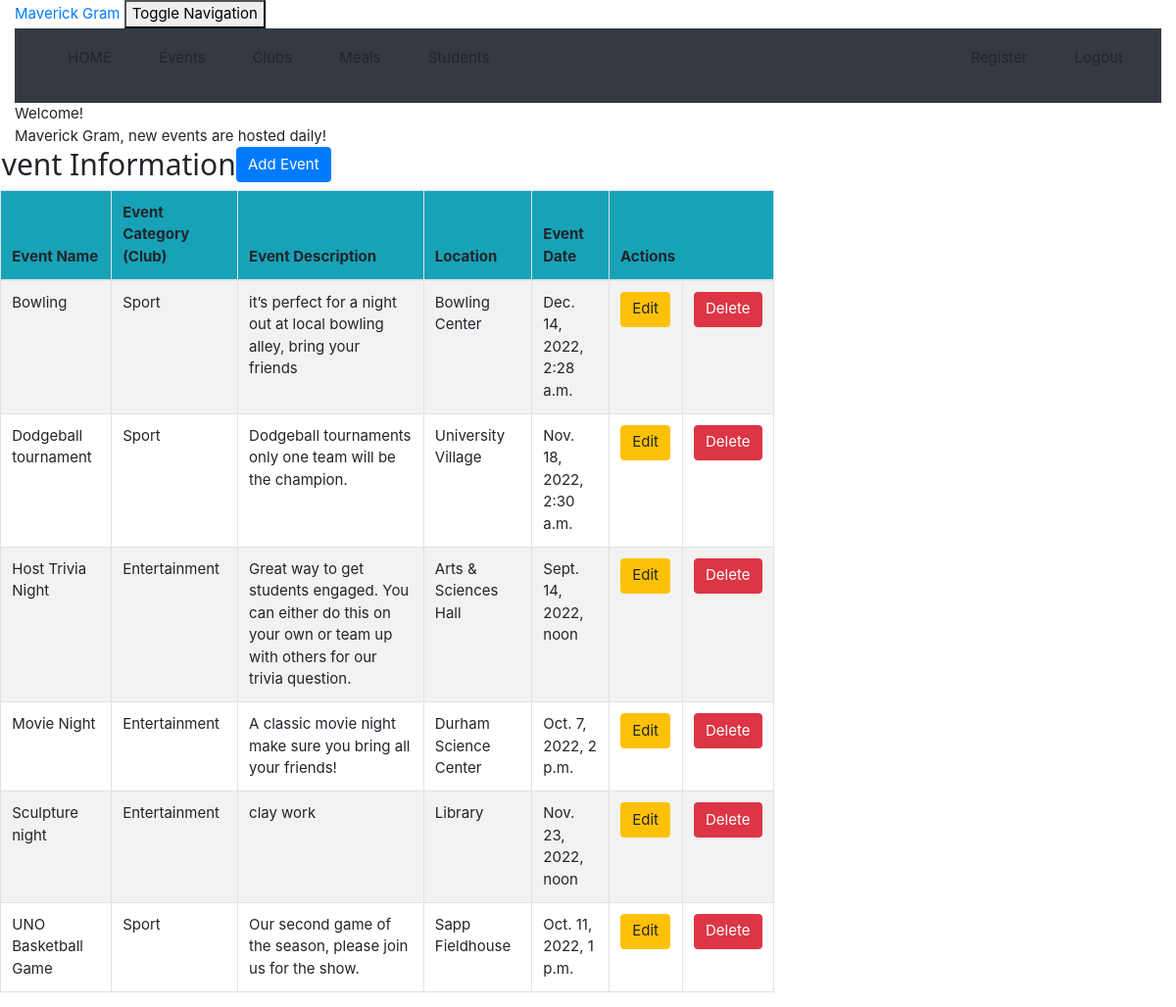
/event_list (signed in), run on the app's committed database.
### crm/models.py (models this page shows, shortened)
class Event(models.Model):
    Club = models.ForeignKey(Club, on_delete=models.CASCADE, related_name='clubs')
    event_name = models.CharField(max_length=50)
    event_category = models.CharField(max_length=100)
    description = models.TextField()
    location = models.CharField(max_length=200)
    event_date = models.DateTimeField(default=timezone.now)

### crm/views.py (the view)
# urls.py: path('event_list', views.event_list, name='event_list'),
@login_required
def event_list(request):
    event = Event.objects.filter()
    return render(request, 'crm/event_list.html',
                  {'events': event})

### crm/templates/crm/event_list.html (shortened to what this page needs)
<!DOCTYPE html>
{% extends 'crm/base.html' %}
{% block content %}
    {% load humanize %}
    <head>
    </head>
    <body class="bodylist">
    <div class="container">
        <div class="panel panel-primary">
            <div class="panel-heading">Welcome!</div>
            <div class="panel-body">
                Maverick Gram, new  events are hosted daily!
            </div>
        </div>
    </div>
    <div class="row">
        <h2>Event Information</h2>
        <td>  <a href="http://127.0.0.1:8000/admin/crm/event/add/"><span
                class="btn btn-primary">Add Event</span></a></td>
    </div>
    <div>
        <table class="table table-striped table-bordered table-hover w-auto">
            <thead>
            <tr class="bg-info">
                <th>Event Name</th>
                <th>Event Category (Club)</th>
                <th>Event Description</th>
                <th>Location</th>
                <th>Event Date</th>
                <th colspan="2">Actions</th>
            </tr>
            </thead>
            <tbody>
            {% for event in events %}
                <tr>
                    <td>{{ event.event_name }}</td>
                    <td>{{ event.event_category }}</td>
                    <td>{{ event.description }}</td>
                    <td>{{ event.location }}</td>
                    <td>{{ event.event_date }}</td>
                    <td><a href="{% url 'crm:event_edit' pk=event.pk %}"
                           class="btn btn-warning">Edit</a>
                    </td>
                    <td><a href="{% url 'crm:event_delete' pk=event.pk %}"
                           onclick="return confirm('Are you sure you want to delete?')"
                           class="btn btn-danger">Delete</a>
                    </td>
                </tr>
            {% endfor %}
            </tbody>
        </table>
    </div>
    </body>
{% endblock %}

### crm/templates/crm/base.html (shortened to what this page needs)
<!DOCTYPE html>
{% load static %}
<html lang="en">
<link rel="stylesheet" href="{% static 'css/w3.css' %}">
<link rel="stylesheet" href="https://cdn.jsdelivr.net/npm/bootstrap@4.6.1/dist/css/bootstrap.min.css">
<div class="container-fluid">
    <div class="navbar-header">
        <a class="navbar-dark" href=""> Maverick Gram
        </a>
        <button type="button" class="navbar-toggle" data-toggle="collapse"
                data-target="#myNavbar" aria-controls="myNavbar">
            Toggle Navigation
        </button>
    </div>
     <nav class="navbar navbar-expand-md bg-dark navbar-light" id="myNavbar">
        <ul class="navbar-nav mr-auto">
            <li class="nav-item active">
                <a href="{% url 'crm:home' %}" class="w3-bar-item w3-button w3-padding-large w3-hover-black"> <p>HOME</p> </a>
            </li>
            <li class="nav-item">
                <a href="{% url 'crm:event_list' %}" href="#events" class="w3-bar-item w3-button w3-padding-large w3-hover-black">  <p>Events</p> </a>
            </li>
            <li class="nav-item">
                <a href="{% url 'crm:club_list' %}" href="#clubs" class="w3-bar-item w3-button w3-padding-large w3-hover-black">  <p>Clubs</p> </a>
            </li>
            <li class="nav-item active">
                <a href="{% url 'crm:meal_list' %}" href="#meal" class="w3-bar-item w3-button w3-padding-large w3-hover-black">  </i><p>Meals</p> </a>
            </li>
            <li class="nav-item active">
                <a href="{% url 'crm:student_list' %}" href="#student" class="w3-bar-item w3-button w3-padding-large w3-hover-black"> <p>Students</p> </a>
            </li>
        </ul>
        <ul class="nav navbar-nav ml-auto">
            <li class="nav-item active">
                <a href="{% url 'crm:register' %}" class="w3-bar-item w3-button w3-padding-large w3-hover-black">  <p>Register</p> </a>
            </li>
            {% if user.is_authenticated %}
                <li class="nav-item active">
                    <a href="{% url 'logout' %}" class="w3-bar-item w3-button w3-padding-large w3-hover-black"> <p>Logout</p> </a>
                </li>
            {% else %}
                <li class="nav-item active">
                    <a href="{% url 'login' %}" class="w3-bar-item w3-button w3-padding-large w3-hover-black"> <i class="fa fa-sign-in w3-xxlarge"> </i><p>Login</p> </a>
                </li>
            {% endif %}
        </ul>
    </nav>
</div>
<body id="app-layout">
<div class="row">
    <div class="col-md-8">
        {% block content %}
        {% endblock %}
    </div>
</div>
</body>
</html>

### crm/static/css/w3.css (style rules this page uses)
html { box-sizing:border-box }
*,*:before,*:after { box-sizing:inherit }
html { -ms-text-size-adjust:100%;-webkit-text-size-adjust:100% }
body { margin:0 }
article,aside,details,figcaption,figure,footer,header,main,menu,nav,section { display:block }
a { background-color:transparent }
button,input,select,textarea,optgroup { font:inherit;margin:0 }
button,input { overflow:visible }
button,select { text-transform:none }
button,[type=button],[type=reset],[type=submit] { -webkit-appearance:button }
html,body { font-family:Verdana,sans-serif;font-size:15px;line-height:1.5 }
html { overflow-x:hidden }
h2 { font-size:30px }
h1,h2,h3,h4,h5,h6 { font-family:"Segoe UI",Arial,sans-serif;font-weight:400;margin:10px 0 }
a { color:inherit }
.w3-btn,.w3-button { border:none;display:inline-block;padding:8px 16px;vertical-align:middle;overflow:hidden;text-decoration:none;color:inherit;background-color:inherit;text-align:center;cursor:pointer;white-space:nowrap }
.w3-btn,.w3-button { -webkit-touch-callout:none;-webkit-user-select:none;-khtml-user-select:none;-moz-user-select:none;-ms-user-select:none;user-select:none }
.w3-padding-large { padding:12px 24px!important }

### data on the page
Event: event_name "Bowling", event_category "Sport", description "it’s perfect for a night out at local bowling alley, bring your friends", location "Bowling Center", event_date "Dec. 14, 2022, 2:28 a.m."
Event: event_name "Dodgeball tournament", event_category "Sport", description "Dodgeball tournaments only one team will be the champion.", location "University Village", event_date "Nov. 18, 2022, 2:30 a.m."
Event: event_name "Host Trivia Night", event_category "Entertainment", description "Great way to get students engaged. You can either do this on your own or team up with others for our trivia question.", location "Arts & Sciences Hall", event_date "Sept. 14, 2022, noon"
Event: event_name "Movie Night", event_category "Entertainment", description "A classic movie night make sure you bring all your friends!", location "Durham Science Center", event_date "Oct. 7, 2022, 2 p.m."
Event: event_name "Sculpture night", event_category "Entertainment", description "clay work", location "Library", event_date "Nov. 23, 2022, noon"
Event: event_name "UNO Basketball Game", event_category "Sport", description "Our second game of the season, please join us for the show.", location "Sapp Fieldhouse", event_date "Oct. 11, 2022, 1 p.m."
